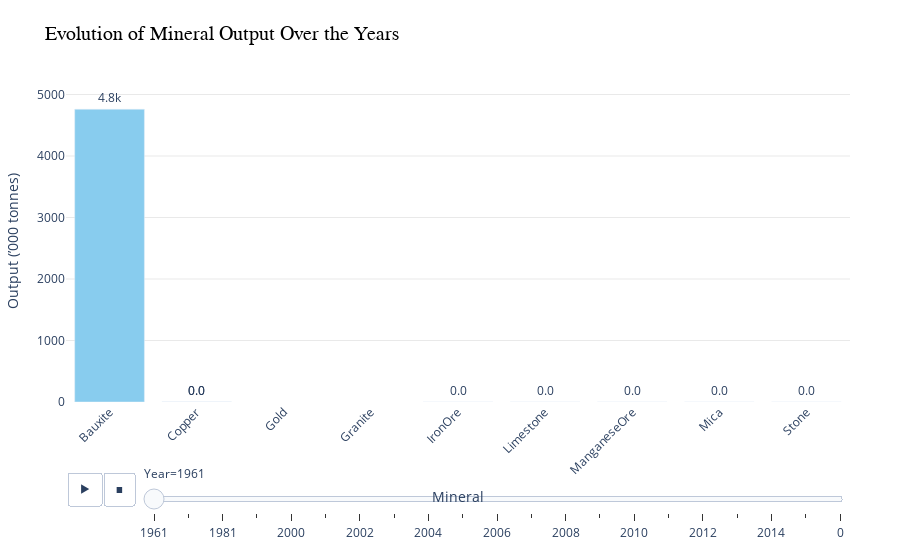

Here is the notebook cell this chart was saved with:
### Code cell
import plotly.express as px

mineral_data.columns = mineral_data.columns.str.replace('[’‘\'"]', "'", regex=True)
y_col = "Output (in '000 tonnes)"
fig = px.bar(
    mineral_data,
    x='Mineral',
    y=y_col,
    color='Mineral',
    animation_frame='Year',
    range_y=[0, mineral_data[y_col].max() * 1.1],
    title='Evolution of Mineral Output Over the Years',
    text=y_col,
    color_discrete_sequence=px.colors.qualitative.Safe  
)
fig.update_traces(
    texttemplate='%{text:.2s}', 
    textposition='outside',
    hovertemplate='Mineral: %{x}<br>Output: %{y:,} (’000 tonnes)<br>Year: %{animation_frame}'
)
fig.update_layout(
    title_font=dict(size=20, family='Arial', color='black'),
    xaxis_title='Mineral',
    yaxis_title="Output (’000 tonnes)",
    xaxis_tickangle=-45,
    plot_bgcolor='white',
    showlegend=False,
    margin=dict(l=50, r=50, t=80, b=100)
)
fig.update_yaxes(showgrid=True, gridwidth=0.5, gridcolor='lightgrey')

fig.show()

### Figure 1 — Plotly figure (JSON) as saved in the notebook; plotly's stock layout.template omitted (floating-point values rounded to 4 significant figures)
{"data": [{"hovertemplate": "Mineral: %{x}<br>Output: %{y:,} (’000 tonnes)<br>Year: %{animation_frame}", "legendgroup": "Bauxite", "marker": {"color": "rgb(136, 204, 238)", "pattern": {"shape": ""}}, "name": "Bauxite", "orientation": "v", "showlegend": true, "text": [4760.0], "textposition": "outside", "texttemplate": "%{text:.2s}", "type": "bar", "x": ["Bauxite"], "xaxis": "x", "y": [4760], "yaxis": "y"}, {"hovertemplate": "Mineral: %{x}<br>Output: %{y:,} (’000 tonnes)<br>Year: %{animation_frame}", "legendgroup": "Copper", "marker": {"color": "rgb(204, 102, 119)", "pattern": {"shape": ""}}, "name": "Copper", "orientation": "v", "showlegend": true, "text": [0.0, 0.0], "textposition": "outside", "texttemplate": "%{text:.2s}", "type": "bar", "x": ["Copper", "Copper"], "xaxis": "x", "y": [0, 0], "yaxis": "y"}, {"hovertemplate": "Mineral: %{x}<br>Output: %{y:,} (’000 tonnes)<br>Year: %{animation_frame}", "legendgroup": "IronOre", "marker": {"color": "rgb(51, 34, 136)", "pattern": {"shape": ""}}, "name": "IronOre", "orientation": "v", "showlegend": true, "text": [0.0], "textposition": "outside", "texttemplate": "%{text:.2s}", "type": "bar", "x": ["IronOre"], "xaxis": "x", "y": [0], "yaxis": "y"}, {"hovertemplate": "Mineral: %{x}<br>Output: %{y:,} (’000 tonnes)<br>Year: %{animation_frame}", "legendgroup": "Limestone", "marker": {"color": "rgb(170, 68, 153)", "pattern": {"shape": ""}}, "name": "Limestone", "orientation": "v", "showlegend": true, "text": [0.0], "textposition": "outside", "texttemplate": "%{text:.2s}", "type": "bar", "x": ["Limestone"], "xaxis": "x", "y": [0], "yaxis": "y"}, {"hovertemplate": "Mineral: %{x}<br>Output: %{y:,} (’000 tonnes)<br>Year: %{animation_frame}", "legendgroup": "ManganeseOre", "marker": {"color": "rgb(68, 170, 153)", "pattern": {"shape": ""}}, "name": "ManganeseOre", "orientation": "v", "showlegend": true, "text": [0.0], "textposition": "outside", "texttemplate": "%{text:.2s}", "type": "bar", "x": ["ManganeseOre"], "xaxis": "x", "y": [0], "yaxis": "y"}, {"hovertemplate": "Mineral: %{x}<br>Output: %{y:,} (’000 tonnes)<br>Year: %{animation_frame}", "legendgroup": "Mica", "marker": {"color": "rgb(153, 153, 51)", "pattern": {"shape": ""}}, "name": "Mica", "orientation": "v", "showlegend": true, "text": [0.0], "textposition": "outside", "texttemplate": "%{text:.2s}", "type": "bar", "x": ["Mica"], "xaxis": "x", "y": [0], "yaxis": "y"}, {"hovertemplate": "Mineral: %{x}<br>Output: %{y:,} (’000 tonnes)<br>Year: %{animation_frame}", "legendgroup": "Stone", "marker": {"color": "rgb(136, 34, 85)", "pattern": {"shape": ""}}, "name": "Stone", "orientation": "v", "showlegend": true, "text": [0.0], "textposition": "outside", "texttemplate": "%{text:.2s}", "type": "bar", "x": ["Stone"], "xaxis": "x", "y": [0], "yaxis": "y"}], "layout": {"barmode": "relative", "legend": {"title": {"text": "Mineral"}, "tracegroupgap": 0}, "margin": {"b": 100, "l": 50, "r": 50, "t": 80}, "plot_bgcolor": "white", "showlegend": false, "sliders": [{"active": 0, "currentvalue": {"prefix": "Year="}, "len": 0.9, "pad": {"b": 10, "t": 60}, "steps": [{"args": [["1961"], {"frame": {"duration": 0, "redraw": true}, "fromcurrent": true, "mode": "immediate", "transition": {"duration": 0, "easing": "linear"}}], "label": "1961", "method": "animate"}, {"args": [["1971"], {"frame": {"duration": 0, "redraw": true}, "fromcurrent": true, "mode": "immediate", "transition": {"duration": 0, "easing": "linear"}}], "label": "1971", "method": "animate"}, {"args": [["1981"], {"frame": {"duration": 0, "redraw": true}, "fromcurrent": true, "mode": "immediate", "transition": {"duration": 0, "easing": "linear"}}], "label": "1981", "method": "animate"}, {"args": [["1991"], {"frame": {"duration": 0, "redraw": true}, "fromcurrent": true, "mode": "immediate", "transition": {"duration": 0, "easing": "linear"}}], "label": "1991", "method": "animate"}, {"args": [["2000"], {"frame": {"duration": 0, "redraw": true}, "fromcurrent": true, "mode": "immediate", "transition": {"duration": 0, "easing": "linear"}}], "label": "2000", "method": "animate"}, {"args": [["2001"], {"frame": {"duration": 0, "redraw": true}, "fromcurrent": true, "mode": "immediate", "transition": {"duration": 0, "easing": "linear"}}], "label": "2001", "method": "animate"}, {"args": [["2002"], {"frame": {"duration": 0, "redraw": true}, "fromcurrent": true, "mode": "immediate", "transition": {"duration": 0, "easing": "linear"}}], "label": "2002", "method": "animate"}, {"args": [["2003"], {"frame": {"duration": 0, "redraw": true}, "fromcurrent": true, "mode": "immediate", "transition": {"duration": 0, "easing": "linear"}}], "label": "2003", "method": "animate"}, {"args": [["2004"], {"frame": {"duration": 0, "redraw": true}, "fromcurrent": true, "mode": "immediate", "transition": {"duration": 0, "easing": "linear"}}], "label": "2004", "method": "animate"}, {"args": [["2005"], {"frame": {"duration": 0, "redraw": true}, "fromcurrent": true, "mode": "immediate", "transition": {"duration": 0, "easing": "linear"}}], "label": "2005", "method": "animate"}, {"args": [["2006"], {"frame": {"duration": 0, "redraw": true}, "fromcurrent": true, "mode": "immediate", "transition": {"duration": 0, "easing": "linear"}}], "label": "2006", "method": "animate"}, {"args": [["2007"], {"frame": {"duration": 0, "redraw": true}, "fromcurrent": true, "mode": "immediate", "transition": {"duration": 0, "easing": "linear"}}], "label": "2007", "method": "animate"}, {"args": [["2008"], {"frame": {"duration": 0, "redraw": true}, "fromcurrent": true, "mode": "immediate", "transition": {"duration": 0, "easing": "linear"}}], "label": "2008", "method": "animate"}, {"args": [["2009"], {"frame": {"duration": 0, "redraw": true}, "fromcurrent": true, "mode": "immediate", "transition": {"duration": 0, "easing": "linear"}}], "label": "2009", "method": "animate"}, {"args": [["2010"], {"frame": {"duration": 0, "redraw": true}, "fromcurrent": true, "mode": "immediate", "transition": {"duration": 0, "easing": "linear"}}], "label": "2010", "method": "animate"}, {"args": [["2011"], {"frame": {"duration": 0, "redraw": true}, "fromcurrent": true, "mode": "immediate", "transition": {"duration": 0, "easing": "linear"}}], "label": "2011", "method": "animate"}, {"args": [["2012"], {"frame": {"duration": 0, "redraw": true}, "fromcurrent": true, "mode": "immediate", "transition": {"duration": 0, "easing": "linear"}}], "label": "2012", "method": "animate"}, {"args": [["2013"], {"frame": {"duration": 0, "redraw": true}, "fromcurrent": true, "mode": "immediate", "transition": {"duration": 0, "easing": "linear"}}], "label": "2013", "method": "animate"}, {"args": [["2014"], {"frame": {"duration": 0, "redraw": true}, "fromcurrent": true, "mode": "immediate", "transition": {"duration": 0, "easing": "linear"}}], "label": "2014", "method": "animate"}, {"args": [["2015"], {"frame": {"duration": 0, "redraw": true}, "fromcurrent": true, "mode": "immediate", "transition": {"duration": 0, "easing": "linear"}}], "label": "2015", "method": "animate"}, {"args": [["0"], {"frame": {"duration": 0, "redraw": true}, "fromcurrent": true, "mode": "immediate", "transition": {"duration": 0, "easing": "linear"}}], "label": "0", "method": "animate"}], "x": 0.1, "xanchor": "left", "y": 0, "yanchor": "top"}], "title": {"font": {"color": "black", "family": "Arial", "size": 20}, "text": "Evolution of Mineral Output Over the Years"}, "updatemenus": [{"buttons": [{"args": [null, {"frame": {"duration": 500, "redraw": true}, "fromcurrent": true, "mode": "immediate", "transition": {"duration": 500, "easing": "linear"}}], "label": "&#9654;", "method": "animate"}, {"args": [[null], {"frame": {"duration": 0, "redraw": true}, "fromcurrent": true, "mode": "immediate", "transition": {"duration": 0, "easing": "linear"}}], "label": "&#9724;", "method": "animate"}], "direction": "left", "pad": {"r": 10, "t": 70}, "showactive": false, "type": "buttons", "x": 0.1, "xanchor": "right", "y": 0, "yanchor": "top"}], "xaxis": {"anchor": "y", "categoryarray": ["Bauxite", "Copper", "Gold", "Granite", "IronOre", "Limestone", "ManganeseOre", "Mica", "Stone", "Metalliferous", "Oil"], "categoryorder": "array", "domain": [0, 1], "tickangle": -45, "title": {"text": "Mineral"}}, "yaxis": {"anchor": "x", "domain": [0, 1], "gridcolor": "lightgrey", "gridwidth": 0.5, "range": [0, 5236], "showgrid": true, "title": {"text": "Output (’000 tonnes)"}}}}
